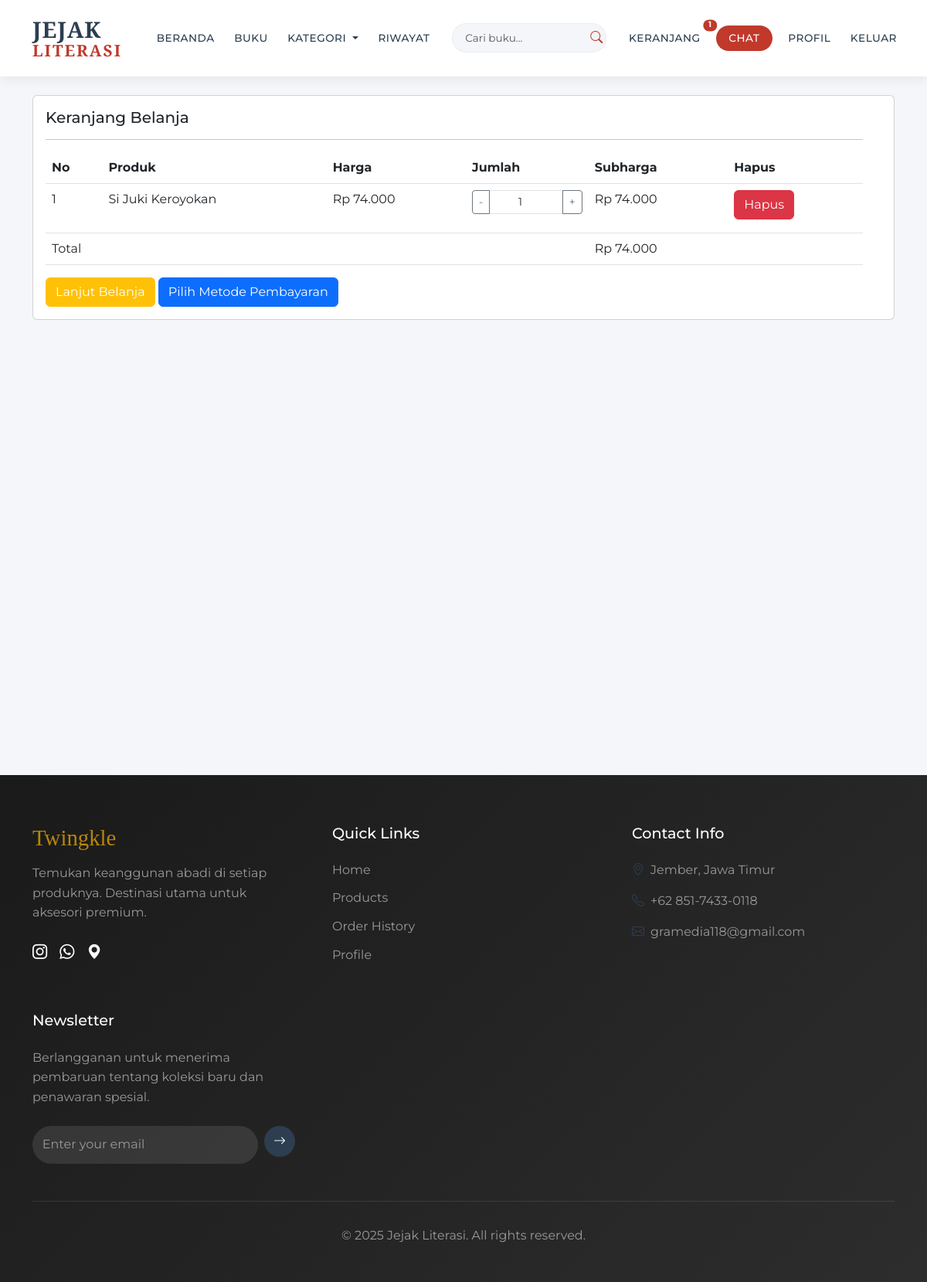
/pelanggan/keranjang.php (signed in), run on the app's committed database.
### tables this page shows
CREATE TABLE `keranjang` (
  `id_keranjang` int(11) NOT NULL,
  `id_pelanggan` int(11) NOT NULL,
  `id_produk` int(11) NOT NULL,
  `jumlah` int(11) NOT NULL
);

CREATE TABLE `produk` (
  `id_produk` int(11) NOT NULL,
  `id_kategori` int(11) NOT NULL,
  `nama_produk` varchar(100) NOT NULL,
  `harga_produk` int(11) NOT NULL,
  `deskripsi_produk` text NOT NULL,
  `stok_produk` int(11) NOT NULL,
  `berat_produk` int(11) NOT NULL,
  `foto_produk` varchar(255) NOT NULL
);

### pelanggan/keranjang.php (the view, shortened to what this page needs)
<?php
include "header.php";
$ambil_keranjang = $koneksi ->query("SELECT * FROM keranjang LEFT JOIN produk ON produk.id_produk = keranjang.id_produk WHERE id_pelanggan = '$id_pelanggan'");
$keranjang = array();
while ($tiap_keranjang = $ambil_keranjang->fetch_assoc())
{
	$keranjang[] = $tiap_keranjang;
}
function rp($harga)
{
	return 'Rp '.str_replace(',', '.', number_format($harga));
}
?>
<div class="container">
	<div class="card mt-4">
		<div class="card-body">
			<div class="row">
				<div class="row">
					<div class="col-md-12">
						<h5>Keranjang Belanja</h5>
						<hr>
						<table class="table table-hover text-nowrap">
							<thead>
								<tr>
									<th>No</th>
									<th>Produk</th>
									<th>Harga</th>
									<th width="15%">Jumlah</th>
									<th>Subharga</th>
									<th>Hapus</th>
								</tr>
							</thead>
							<tbody>
								<?php $total = 0 ?>
								<?php foreach ($keranjang as $key => $value): ?>
									<tr>
										<td><?php echo $key+1 ?></td>
										<td><?php echo $value['nama_produk'] ?></td>
										<td><?php echo rp($value['harga_produk']) ?></td>
										<td>
											<div class="input-group input-group-sm mb-3">
												<?php if ($value['jumlah'] > 1): ?>
													<a href="keranjang.php?kurang=<?php echo $value['id_produk'] ?>" class="btn btn-outline-secondary">-</a>
												<?php else: ?>
													<a href="keranjang.php?hapus=<?php echo $value['id_produk'] ?>" class="btn btn-outline-secondary">-</a>
												<?php endif ?>
												<input type="number" class="form-control text-center" value="<?php echo $value['jumlah'] ?>">
												<?php if ($value["jumlah"] == $value['stok_produk']): ?>
													<a href="" class="btn btn-outline-secondary disabled" disabled="">+</a>
												<?php else: ?>
													<?php if ($value['stok_produk']>0): ?>
														<a href="keranjang.php?tambah=<?php echo $value['id_produk'] ?>" class="btn btn-outline-secondary">+</a>
													<?php endif ?>
												<?php endif ?>
											</div>
										</td>
										<td><?php echo rp($value['jumlah']*$value['harga_produk']) ?></td>
										<td>
											<a href="keranjang.php?hapus=<?php echo $value['id_produk'] ?>" class="btn btn-danger btn-xs">Hapus</a>
										</td>
									</tr>
									<?php $total += ($value['jumlah']*$value['harga_produk']) ?>
								<?php endforeach ?>
							</tbody>
							<tfoot>
								<tr>
									<td colspan="4">Total</td>
									<td colspan="2"><?php echo rp($total) ?></td>
								</tr>
							</tfoot>
						</table>
						<a href="index.php" class="btn btn-warning text-white">Lanjut Belanja</a>
						<button type="button" class="btn btn-primary" data-bs-toggle="modal" data-bs-target="#metode">
							Pilih Metode Pembayaran
						</button>
					</div>
				</div>
			</div>
		</div>
	</div>
</div>
<?php
include "footer.php";
?>

### pelanggan/header.php (style rules this page uses)
:root { --primary-color: #2C3E50; --secondary-color: #34495E; --text-color: #2C3E50; --accent-color: #C0392B; --gold-color: #B8860B; --light-bg: #F5F6FA; }
body { font-family: 'Montserrat', sans-serif; background-color: var(--light-bg); }

### data on the page
keranjang: id_produk.nama_produk "Si Juki Keroyokan", id_produk.harga_produk "Rp 74.000", jumlah "1", rp($value['jumlah']*$value['harga_produk']) "Rp 74.000"

### other printed values
$jk "1"
rp($total) "Rp 74.000"
